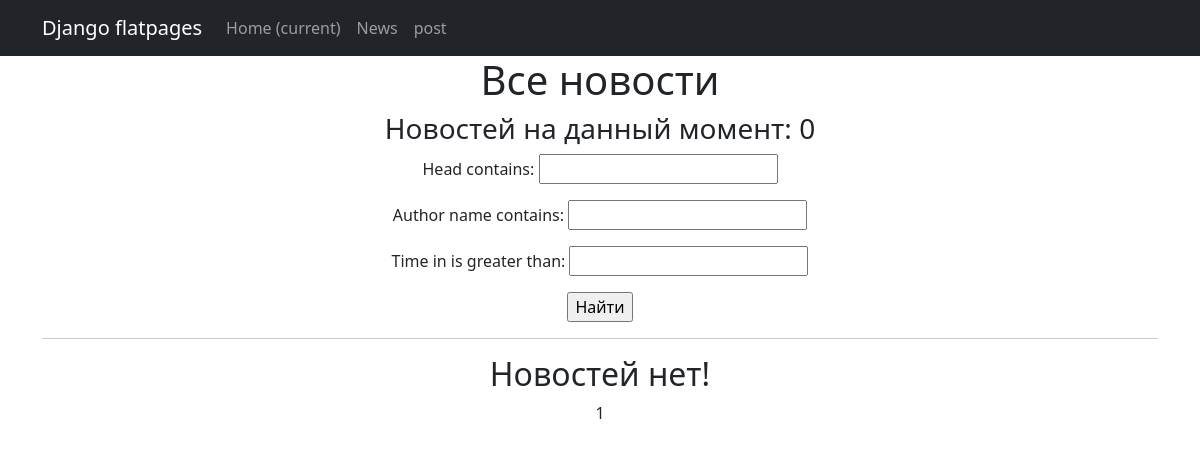
The page /news/ on the database as committed earlier.
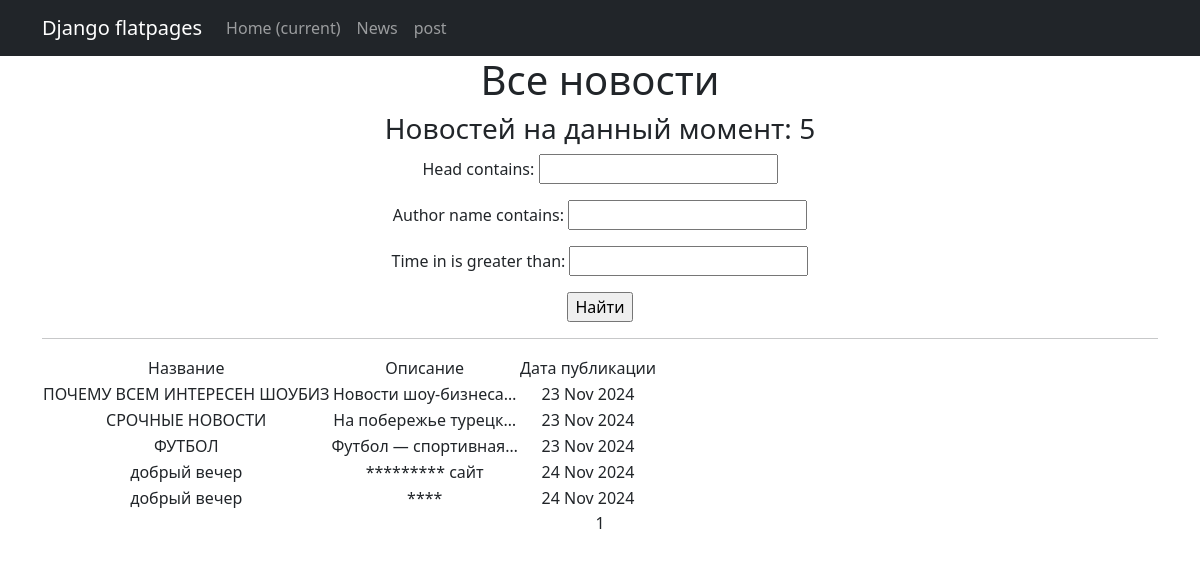
The same page on the database as committed later.
### news/models.py (models this page shows, shortened)
class Post(models.Model):
    time_in = models.DateTimeField(auto_now_add=True, null=True)
    rank_post = models.IntegerField(default=0)
    text_post = models.TextField()
    head = models.CharField(max_length=255)
    position = models.CharField(max_length=2,
                                choices=POSITIONS,
                                default=news)
    author = models.ForeignKey(Author, on_delete=models.CASCADE)
    category = models.ManyToManyField(Category, through='PostCategory')

### news/views.py (the view, shortened to what this page needs)
# urls.py: path('', NewsList.as_view(), name='news_list'),
class NewsList(ListView):
    model = Post
    ordering = 'head'
    template_name = 'news.html'
    context_object_name = 'news'
    paginate_by = 10
    def get_queryset(self):
        queryset = super().get_queryset()
        self.filterset = NewsFilter(self.request.GET, queryset)
        return self.filterset.qs
    def get_context_data(self, **kwargs):
        context = super().get_context_data(**kwargs)
        context['filterset'] = self.filterset
        return context

### news/templatetags/censor_filters.py (called while the page is built)
@register.filter(name='censor')
def censor(text):
    if not isinstance(text, str):
        return text
    bad_words_regex = re.compile(r'\b(?:' + '|'.join(re.escape(word) for word in BAD_WORDS) + r')\b', re.IGNORECASE)
    return bad_words_regex.sub(lambda x: '*' * len(x.group()), text)

### templates/news.html (shortened to what this page needs)
{% extends 'flatpages/default.html' %}
{%load censor_filters%}
{%load custom_tags%}
{% block content %}
   <h1>Все новости</h1>
   <h3>Новостей на данный момент: {{ news|length }}</h3>
   <form action="" method="get">
       {{ filterset.form.as_p }}
       <input type="submit" value="Найти" />
   </form>
   <hr>
   {% if news %}
       <table>
           <tr>
               <td>Название</td>
               <td>Описание</td>
               <td>Дата публикации</td>
           </tr>
           {% for post in news %}
           <tr>
               <td>{{ post.head|censor }}</td>
               <td>{{ post.text_post|censor|truncatechars:20 }}</td>
               <td>{{ post.time_in|date:'d M Y' }}</td>
           </tr>
           {% endfor %}
       </table>
   {% else %}
       <h2>Новостей нет!</h2>
   {% endif %}
   {{ page_obj.number }}
{% endblock content %}

### templates/flatpages/default.html (shortened to what this page needs)
<!DOCTYPE html>
<html lang="en">
    <head>
        {% load static %}
        <link href="{% static 'css/styles.css' %}" rel="stylesheet" />
    </head>
    <body>
        <nav class="navbar navbar-expand-lg navbar-dark bg-dark static-top">
           <div class="container">
               <a class="navbar-brand" href="#">Django flatpages</a>
               <div class="collapse navbar-collapse" id="navbarResponsive">
                   <ul class="navbar-nav ml-auto">
                       <li class="nav-item active">
                           <a class="nav-link" href="#">Home
                               <span class="sr-only">(current)</span>
                           </a>
                       </li>
                       <li class="nav-item">
                           <a class="nav-link" href="/news/">News</a>
                       </li>
                       <li class="nav-item">
                           <a class="nav-link" href="/one_news/">post</a>
                       </li>
                   </ul>
               </div>
           </div>
        </nav>
       <div class="container">
           <div class="row">
               <div class="col-lg-12 text-center">
                   {% block content %}{% endblock content %}
               </div>
           </div>
        </div>
    </body>
</html>

Rows that differ between the two databases and show on the page:
added Post: head|censor "ПОЧЕМУ ВСЕМ ИНТЕРЕСЕН ШОУБИЗ", text_post|censor "Новости шоу-бизнеса…", time_in "23 Nov 2024"
added Post: head|censor "СРОЧНЫЕ НОВОСТИ", text_post|censor "На побережье турецк…", time_in "23 Nov 2024"
added Post: head|censor "ФУТБОЛ", text_post|censor "Футбол — спортивная…", time_in "23 Nov 2024"
added Post: head|censor "добрый вечер", text_post|censor "********* сайт", time_in "24 Nov 2024"
added Post: head|censor "добрый вечер", text_post|censor "****", time_in "24 Nov 2024"
Other text that changed with them:
{{ news|length }}: "0" → "5"
text no longer shown: "Новостей нет!"
text now shown: "Название Описание Дата публикации"
